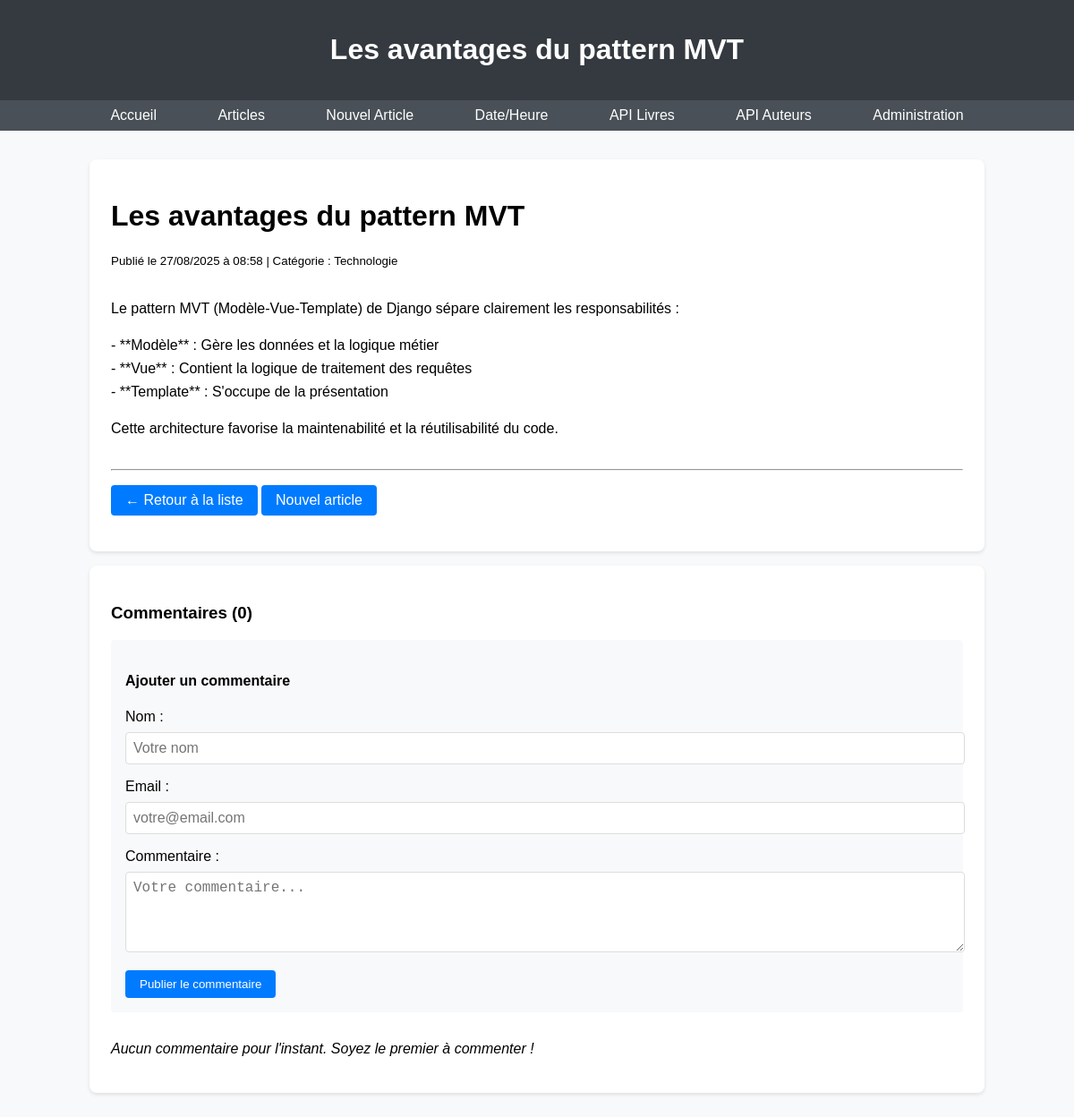
Page /articles/2/ on the committed database.
### bibliotheque/models.py (models this page shows, shortened)
class Article(models.Model):
    titre = models.CharField(max_length=200)
    contenu = models.TextField()
    date = models.DateTimeField(auto_now_add=True)
    categorie = models.ForeignKey(Categorie, on_delete=models.CASCADE, related_name='articles')
    class Meta:
        ordering = ['-date']

class Categorie(models.Model):
    nom = models.CharField(max_length=50)
    class Meta:
        ordering = ['nom']

### bibliotheque/views.py (the view, shortened to what this page needs)
# urls.py: path('articles/<int:pk>/', ArticleDetailView.as_view(), name='article-detail'),
class ArticleDetailView(DetailView):
    model = Article
    template_name = 'bibliotheque/article_detail.html'
    context_object_name = 'article'
    def get_context_data(self, **kwargs):
        context = super().get_context_data(**kwargs)
        context['commentaires'] = self.object.commentaires.filter(actif=True)
        context['comment_form'] = CommentaireForm()
        return context

### bibliotheque/forms.py
class CommentaireForm(forms.ModelForm):
    class Meta:
        model = Commentaire
        fields = ['nom', 'email', 'contenu']
        widgets = {
            'nom': forms.TextInput(attrs={'placeholder': 'Votre nom'}),
            'email': forms.EmailInput(attrs={'placeholder': 'votre@email.com'}),
            'contenu': forms.Textarea(attrs={
                'placeholder': 'Votre commentaire...',
                'rows': 4
            }),
        }

### bibliotheque/templates/bibliotheque/article_detail.html (shortened to what this page needs)
{% extends 'bibliotheque/base.html' %}
{% block header_title %}{{ article.titre }}{% endblock %}
{% block content %}
    <div class="card">
        <h1>{{ article.titre }}</h1>
        <p>
            <small>
                Publié le {{ article.date|date:"d/m/Y à H:i" }} |
                Catégorie : {{ article.categorie.nom }}
            </small>
        </p>
        <div style="line-height: 1.6; margin: 2rem 0;">
            {{ article.contenu|linebreaks }}
        </div>
        <hr>
        <p>
            <a href="{% url 'article-list' %}" class="btn">← Retour à la liste</a>
            <a href="{% url 'article-create' %}" class="btn">Nouvel article</a>
        </p>
    </div>
    <div class="card">
        <h3>Commentaires ({{ commentaires.count }})</h3>
        <form method="post" style="margin-bottom: 2rem; padding: 1rem; background: #f8f9fa; border-radius: 4px;">
            <h4>Ajouter un commentaire</h4>
            <div style="margin-bottom: 1rem;">
                <label for="{{ comment_form.nom.id_for_label }}" style="display: block; margin-bottom: 0.5rem;">Nom :</label>
                {{ comment_form.nom }}
            </div>
            <div style="margin-bottom: 1rem;">
                <label for="{{ comment_form.email.id_for_label }}" style="display: block; margin-bottom: 0.5rem;">Email :</label>
                {{ comment_form.email }}
            </div>
            <div style="margin-bottom: 1rem;">
                <label for="{{ comment_form.contenu.id_for_label }}" style="display: block; margin-bottom: 0.5rem;">Commentaire :</label>
                {{ comment_form.contenu }}
            </div>
            <button type="submit" class="btn">Publier le commentaire</button>
        </form>
        {% if commentaires %}
            {% for commentaire in commentaires %}
                <div style="border-left: 3px solid #007bff; padding: 1rem; margin: 1rem 0; background: #f8f9fa;">
                    <strong>{{ commentaire.nom }}</strong>
                    <small style="color: #666; margin-left: 1rem;">le {{ commentaire.date|date:"d/m/Y à H:i" }}</small>
                    <p style="margin: 0.5rem 0 0 0;">{{ commentaire.contenu|linebreaks }}</p>
                </div>
            {% endfor %}
        {% else %}
            <p><em>Aucun commentaire pour l'instant. Soyez le premier à commenter !</em></p>
        {% endif %}
    </div>
{% endblock %}

### bibliotheque/templates/bibliotheque/base.html (style rules this page uses)
body { font-family: Arial, sans-serif; margin: 0; padding: 0; background-color: #f8f9fa; }
.card { background: white; border-radius: 8px; padding: 1.5rem; margin-bottom: 1rem; box-shadow: 0 2px 4px rgba(0,0,0,0.1); }
.btn { display: inline-block; padding: 0.5rem 1rem; background: #007bff; color: white; text-decoration: none; border-radius: 4px; border: none; cursor: pointer; }

### bibliotheque/templates/bibliotheque/article_detail.html (style rules this page uses)
input[type="text"], input[type="email"], textarea { width: 100%; padding: 0.5rem; border: 1px solid #ddd; border-radius: 4px; font-size: 1rem; }

### rows in the picture
Article: titre "Les avantages du pattern MVT", date "27/08/2025 à 08:58", categorie.nom "Technologie", contenu "Le pattern MVT (Modèle-Vue-Template) de Django sépare clairement les responsabilités : - **Modèle** : Gère les données et la logique métier - **Vue** : Contient la logique de traitement des requêtes - **Template** : S'occupe de la présentation Cette architecture favorise la maintenabilité et la réutilisabilité du code."

### other values in the picture
{{ commentaires.count }} "0"
